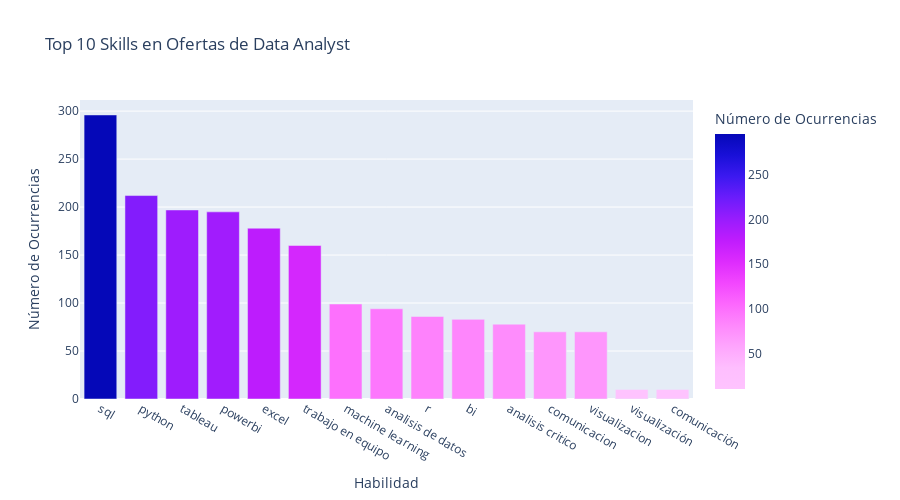
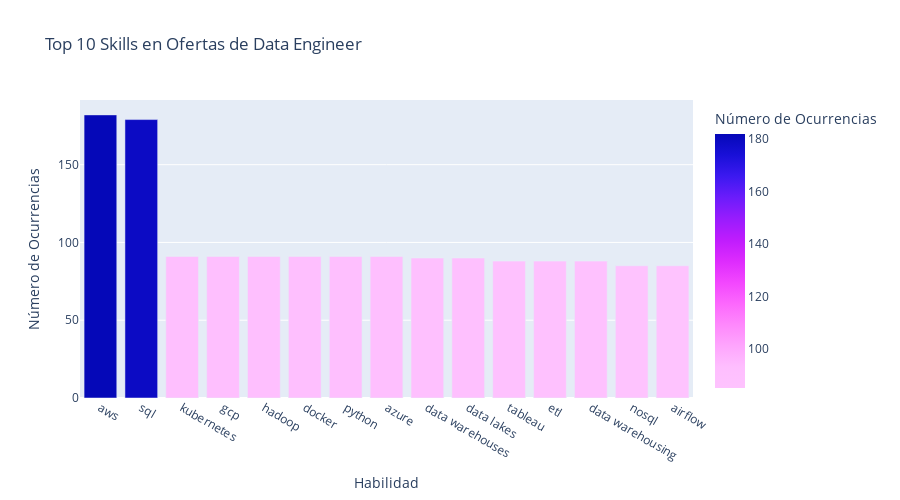
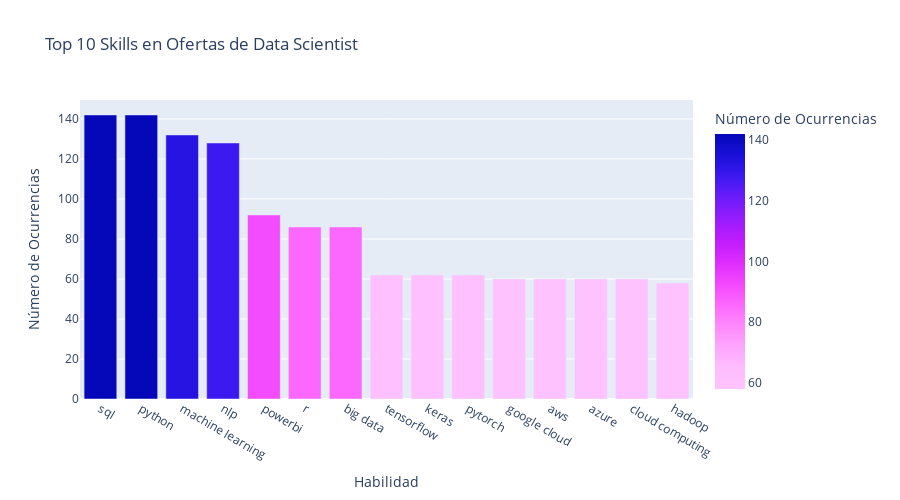
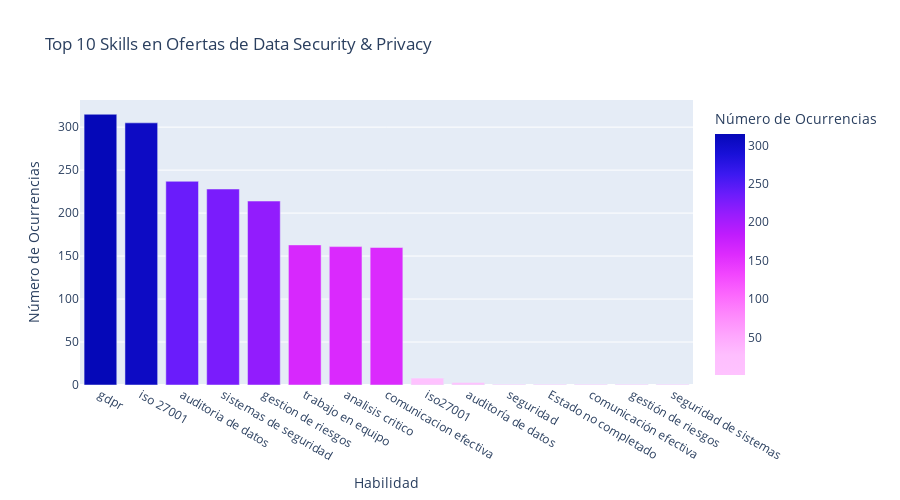

Notebook cell for these charts, in order:
### Code cell
for puesto in puestos_data:
    representar_habilidades_puesto(puesto, 15)

### Figure 1 — Plotly figure (JSON) as saved in the notebook; plotly's stock layout.template omitted (floating-point values rounded to 4 significant figures)
{"data": [{"alignmentgroup": "True", "hovertemplate": "Habilidad=%{x}<br>Número de Ocurrencias=%{marker.color}<extra></extra>", "legendgroup": "", "marker": {"color": [296, 212, 197, 195, 178, 160, 99, 94, 86, 83, 78, 70, 70, 10, 10], "coloraxis": "coloraxis", "pattern": {"shape": ""}}, "name": "", "offsetgroup": "", "orientation": "v", "showlegend": false, "textposition": "auto", "type": "bar", "x": ["sql", "python", "tableau", "powerbi", "excel", "trabajo en equipo", "machine learning", "analisis de datos", "r", "bi", "analisis critico", "comunicacion", "visualizacion", "visualización", "comunicación"], "xaxis": "x", "y": [296, 212, 197, 195, 178, 160, 99, 94, 86, 83, 78, 70, 70, 10, 10], "yaxis": "y"}], "layout": {"barmode": "relative", "coloraxis": {"colorbar": {"title": {"text": "Número de Ocurrencias"}}, "colorscale": [[0, "#fec3fe"], [0.08333, "#febefe"], [0.1667, "#fea5fd"], [0.25, "#fe88fc"], [0.3333, "#fc67fd"], [0.4167, "#f246fe"], [0.5, "#dd2bfd"], [0.5833, "#bf1cfd"], [0.6667, "#981cfd"], [0.75, "#6b1cfb"], [0.8333, "#3c19f0"], [0.9167, "#1910d8"], [1, "#0508b8"]]}, "height": 500, "legend": {"tracegroupgap": 0}, "title": {"text": "Top 10 Skills en Ofertas de Data Analyst"}, "xaxis": {"anchor": "y", "domain": [0, 1], "title": {"text": "Habilidad"}}, "yaxis": {"anchor": "x", "domain": [0, 1], "title": {"text": "Número de Ocurrencias"}}}}

### Figure 2 — Plotly figure (JSON) as saved in the notebook; plotly's stock layout.template omitted (floating-point values rounded to 4 significant figures)
{"data": [{"alignmentgroup": "True", "hovertemplate": "Habilidad=%{x}<br>Número de Ocurrencias=%{marker.color}<extra></extra>", "legendgroup": "", "marker": {"color": [182, 179, 91, 91, 91, 91, 91, 91, 90, 90, 88, 88, 88, 85, 85], "coloraxis": "coloraxis", "pattern": {"shape": ""}}, "name": "", "offsetgroup": "", "orientation": "v", "showlegend": false, "textposition": "auto", "type": "bar", "x": ["aws", "sql", "kubernetes", "gcp", "hadoop", "docker", "python", "azure", "data warehouses", "data lakes", "tableau", "etl", "data warehousing", "nosql", "airflow"], "xaxis": "x", "y": [182, 179, 91, 91, 91, 91, 91, 91, 90, 90, 88, 88, 88, 85, 85], "yaxis": "y"}], "layout": {"barmode": "relative", "coloraxis": {"colorbar": {"title": {"text": "Número de Ocurrencias"}}, "colorscale": [[0, "#fec3fe"], [0.08333, "#febefe"], [0.1667, "#fea5fd"], [0.25, "#fe88fc"], [0.3333, "#fc67fd"], [0.4167, "#f246fe"], [0.5, "#dd2bfd"], [0.5833, "#bf1cfd"], [0.6667, "#981cfd"], [0.75, "#6b1cfb"], [0.8333, "#3c19f0"], [0.9167, "#1910d8"], [1, "#0508b8"]]}, "height": 500, "legend": {"tracegroupgap": 0}, "title": {"text": "Top 10 Skills en Ofertas de Data Engineer"}, "xaxis": {"anchor": "y", "domain": [0, 1], "title": {"text": "Habilidad"}}, "yaxis": {"anchor": "x", "domain": [0, 1], "title": {"text": "Número de Ocurrencias"}}}}

### Figure 3 — Plotly figure (JSON) as saved in the notebook; plotly's stock layout.template omitted (floating-point values rounded to 4 significant figures)
{"data": [{"alignmentgroup": "True", "hovertemplate": "Habilidad=%{x}<br>Número de Ocurrencias=%{marker.color}<extra></extra>", "legendgroup": "", "marker": {"color": [142, 142, 132, 128, 92, 86, 86, 62, 62, 62, 60, 60, 60, 60, 58], "coloraxis": "coloraxis", "pattern": {"shape": ""}}, "name": "", "offsetgroup": "", "orientation": "v", "showlegend": false, "textposition": "auto", "type": "bar", "x": ["sql", "python", "machine learning", "nlp", "powerbi", "r", "big data", "tensorflow", "keras", "pytorch", "google cloud", "aws", "azure", "cloud computing", "hadoop"], "xaxis": "x", "y": [142, 142, 132, 128, 92, 86, 86, 62, 62, 62, 60, 60, 60, 60, 58], "yaxis": "y"}], "layout": {"barmode": "relative", "coloraxis": {"colorbar": {"title": {"text": "Número de Ocurrencias"}}, "colorscale": [[0, "#fec3fe"], [0.08333, "#febefe"], [0.1667, "#fea5fd"], [0.25, "#fe88fc"], [0.3333, "#fc67fd"], [0.4167, "#f246fe"], [0.5, "#dd2bfd"], [0.5833, "#bf1cfd"], [0.6667, "#981cfd"], [0.75, "#6b1cfb"], [0.8333, "#3c19f0"], [0.9167, "#1910d8"], [1, "#0508b8"]]}, "height": 500, "legend": {"tracegroupgap": 0}, "title": {"text": "Top 10 Skills en Ofertas de Data Scientist"}, "xaxis": {"anchor": "y", "domain": [0, 1], "title": {"text": "Habilidad"}}, "yaxis": {"anchor": "x", "domain": [0, 1], "title": {"text": "Número de Ocurrencias"}}}}

### Figure 4 — Plotly figure (JSON) as saved in the notebook; plotly's stock layout.template omitted (floating-point values rounded to 4 significant figures)
{"data": [{"alignmentgroup": "True", "hovertemplate": "Habilidad=%{x}<br>Número de Ocurrencias=%{marker.color}<extra></extra>", "legendgroup": "", "marker": {"color": [315, 305, 237, 228, 214, 163, 161, 160, 8, 3, 1, 1, 1, 1, 1], "coloraxis": "coloraxis", "pattern": {"shape": ""}}, "name": "", "offsetgroup": "", "orientation": "v", "showlegend": false, "textposition": "auto", "type": "bar", "x": ["gdpr", "iso 27001", "auditoria de datos", "sistemas de seguridad", "gestion de riesgos", "trabajo en equipo", "analisis critico", "comunicacion efectiva", "iso27001", "auditoría de datos", "seguridad", "Estado no completado", "comunicación efectiva", "gestión de riesgos", "seguridad de sistemas"], "xaxis": "x", "y": [315, 305, 237, 228, 214, 163, 161, 160, 8, 3, 1, 1, 1, 1, 1], "yaxis": "y"}], "layout": {"barmode": "relative", "coloraxis": {"colorbar": {"title": {"text": "Número de Ocurrencias"}}, "colorscale": [[0, "#fec3fe"], [0.08333, "#febefe"], [0.1667, "#fea5fd"], [0.25, "#fe88fc"], [0.3333, "#fc67fd"], [0.4167, "#f246fe"], [0.5, "#dd2bfd"], [0.5833, "#bf1cfd"], [0.6667, "#981cfd"], [0.75, "#6b1cfb"], [0.8333, "#3c19f0"], [0.9167, "#1910d8"], [1, "#0508b8"]]}, "height": 500, "legend": {"tracegroupgap": 0}, "title": {"text": "Top 10 Skills en Ofertas de Data Security & Privacy"}, "xaxis": {"anchor": "y", "domain": [0, 1], "title": {"text": "Habilidad"}}, "yaxis": {"anchor": "x", "domain": [0, 1], "title": {"text": "Número de Ocurrencias"}}}}
